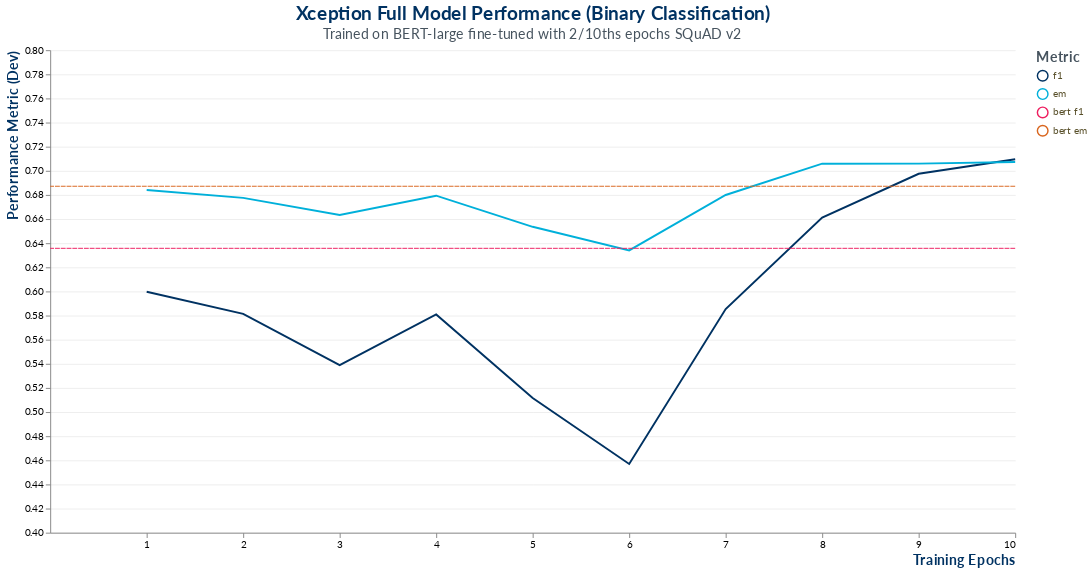

This figure's notebook cell:
### Code cell
kwargs = {'df': df,
          'xaxis_title': 'Training Epochs',
          'yaxis_title': 'Performance Metric (Dev)',
          'legend_title': 'Metric',
          'title': 'Xception Full Model Performance (Binary Classification)',
          'subtitle': 'Trained on BERT-large fine-tuned with 2/10ths epochs SQuAD v2',
          'width': 1000,
          'height': 500,
          'bert_f1': 0.6357395056885052,
          'bert_acc': 0.6871894213762317}

viz_bert_performance(**kwargs)

### Figure 1 — Vega-Lite specification as saved in the notebook (floating-point values rounded to 4 significant figures)
{"config": {"title": {"fontSize": 20, "font": "Lato", "anchor": "middle", "align": "center", "color": "#003262", "subtitleFontSize": 15, "subtitleFont": "Lato", "subtitleAcchor": "middle", "subtitleAlign": "center", "subtitleColor": "#46535e"}, "axisX": {"labelFont": "Lato", "titleFont": "Lato", "titleFontSize": 15, "titleColor": "#003262", "titleAlign": "right", "titleAnchor": "end"}, "axisY": {"labelFont": "Lato", "titleFont": "Lato", "titleFontSize": 15, "titleColor": "#003262", "titleAlign": "right", "titleAnchor": "end", "gridColor": "#eeeeee", "gridWidth": 1}, "headerRow": {"labelFont": "Lato", "titleFont": "Lato", "titleFontSize": 15, "titleColor": "#003262", "titleAlign": "right", "titleAnchor": "end"}, "legend": {"labelFont": "Lato", "labelFontSize": 10, "labelColor": "#584f29", "symbolType": "circle", "symbolSize": 120, "titleFont": "Lato", "titleFontSize": 15, "titleColor": "#46535e"}, "view": {"strokeWidth": 0}}, "layer": [{"data": {"name": "data-08ea55f338029a77b9ca1dba1a7c034d"}, "mark": "line", "encoding": {"color": {"type": "nominal", "field": "metric", "legend": {"title": "Metric"}, "scale": {"domain": ["f1", "em", "bert f1", "bert em"], "range": ["#003262", "#00b0da", "#ee1f60", "#D9661F"]}}, "x": {"type": "quantitative", "axis": {"format": "~s", "formatType": "number", "grid": false, "labelOverlap": true, "title": "Training Epochs"}, "field": "epoch", "scale": {"bins": [1.0, 2.0, 3.0, 4.0, 5.0, 6.0, 7.0, 8.0, 9.0, 10.0], "domain": [0, 10]}}, "y": {"type": "quantitative", "axis": {"grid": true, "title": "Performance Metric (Dev)"}, "field": "score", "scale": {"domain": [0.4341, 0.745]}}}, "height": 500, "width": 1000}, {"data": {"name": "data-48879c1d0fa4b0d013aa1529e152de08"}, "mark": {"type": "rule", "color": "#ee1f60", "opacity": 1, "strokeDash": [5, 1]}, "encoding": {"y": {"type": "quantitative", "field": "bert_f1"}}, "height": 500, "width": 1000}, {"data": {"name": "data-48879c1d0fa4b0d013aa1529e152de08"}, "mark": {"type": "rule", "color": "#D9661F", "opacity": 1, "strokeDash": [5, 1]}, "encoding": {"y": {"type": "quantitative", "field": "bert_acc"}}, "height": 500, "width": 1000}], "title": {"text": "Xception Full Model Performance (Binary Classification)", "subtitle": "Trained on BERT-large fine-tuned with 2/10ths epochs SQuAD v2"}, "$schema": "https://vega.github.io/schema/vega-lite/v4.8.1.json", "datasets": {"data-08ea55f338029a77b9ca1dba1a7c034d": [{"epoch": 1, "metric": "f1", "score": 0.5997}, {"epoch": 2, "metric": "f1", "score": 0.5814}, {"epoch": 3, "metric": "f1", "score": 0.5388}, {"epoch": 4, "metric": "f1", "score": 0.5809}, {"epoch": 5, "metric": "f1", "score": 0.5117}, {"epoch": 6, "metric": "f1", "score": 0.4569}, {"epoch": 7, "metric": "f1", "score": 0.5854}, {"epoch": 8, "metric": "f1", "score": 0.6612}, {"epoch": 9, "metric": "f1", "score": 0.6975}, {"epoch": 10, "metric": "f1", "score": 0.7096}, {"epoch": 1, "metric": "em", "score": 0.6842}, {"epoch": 2, "metric": "em", "score": 0.6776}, {"epoch": 3, "metric": "em", "score": 0.6634}, {"epoch": 4, "metric": "em", "score": 0.6794}, {"epoch": 5, "metric": "em", "score": 0.6536}, {"epoch": 6, "metric": "em", "score": 0.634}, {"epoch": 7, "metric": "em", "score": 0.6799}, {"epoch": 8, "metric": "em", "score": 0.7059}, {"epoch": 9, "metric": "em", "score": 0.706}, {"epoch": 10, "metric": "em", "score": 0.7072}], "data-48879c1d0fa4b0d013aa1529e152de08": [{"bert_f1": 0.6357, "bert_acc": 0.6872}]}}
